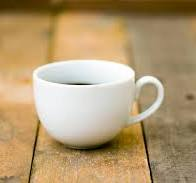
#> input picture visual_search/cup.png, 196 x 183 px
$ python image_mirror.py --input_path ../cup.png
#> lines starting #> are read from the running program, lines starting #| are printed output that depends on the picture
# -*- coding=utf-8 -*-
from __future__ import absolute_import
from __future__ import print_function

import argparse

from PIL import Image, ImageOps

args = None


def main():
    image = Image.open(args.input_path)
#> image is the input picture: PIL image 196x183 RGB; mean R, G, B 179.4, 154.6, 115.9
    image = ImageOps.mirror(image)
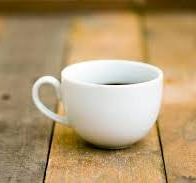
#> image: PIL image 196x183 RGB; mean R, G, B 179.4, 154.6, 115.9
    # [4 lines of commented-out code are left out]
    image.save(args.output_path)


if __name__ == '__main__':
    parser = argparse.ArgumentParser()
    parser.add_argument(
        '--input_path',
        type=str,
        default='./g.jpg',
        help='Image file path.'
    )
    parser.add_argument(
        '--output_path',
        type=str,
        default='g_mirror.jpg',
        help='Output file path.'
    )
    args = parser.parse_args()
    print(args)
    main()
